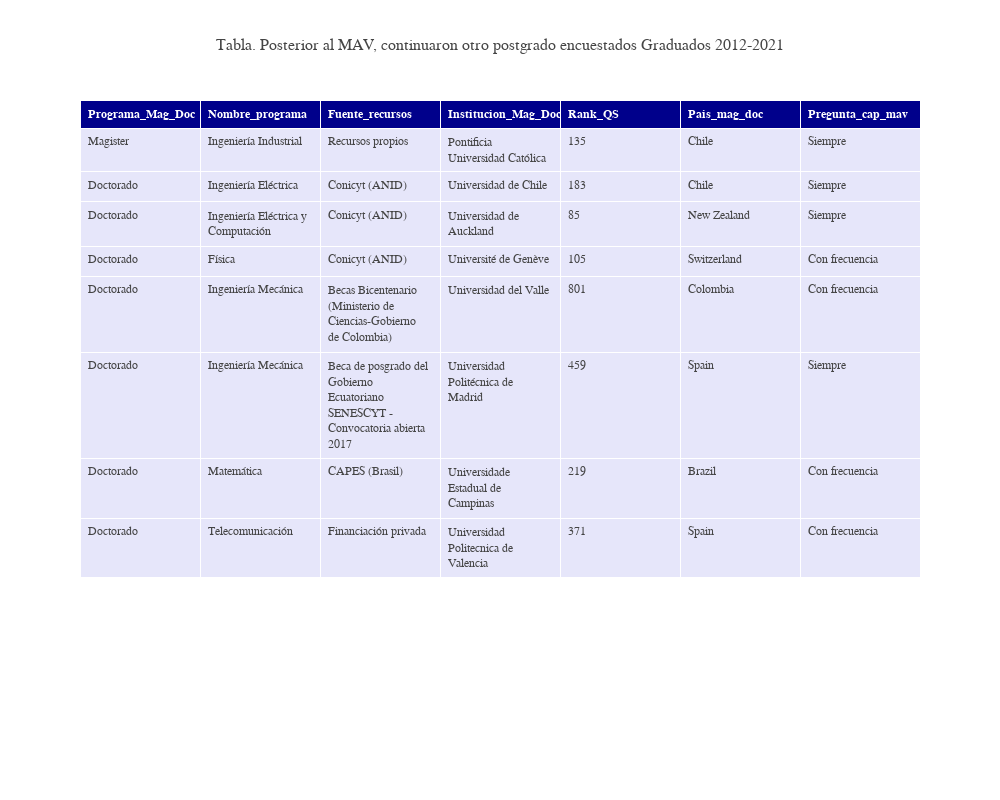

This figure's notebook cell:
### Code cell
large_rockwell_template = dict(
    layout=go.Layout(title_font=dict(family="Rockwell", size=16))
)

fig = go.Figure(data=[go.Table(
    header=dict(values=list('<b>' + df_egresados_subset_columns.columns + '</b>'),
    fill_color='darkblue', 
    align='left', font=dict(
        family="Rockwell", color='white', size=12), height=20),
    cells=dict(values=[df_egresados_subset_columns.Programa_Mag_Doc, 
                       df_egresados_subset_columns.Nombre_programa, 
                       df_egresados_subset_columns.Fuente_recursos, 
                       df_egresados_subset_columns.Institucion_Mag_Doc,
                       df_egresados_subset_columns.Rank_QS,
                       df_egresados_subset_columns.Pais_mag_doc,
                       df_egresados_subset_columns.Pregunta_cap_mav],
    fill_color='lavender',
    align='left', font=dict(
        family="Rockwell", size=12), height=30))
    ])
fig.update_layout(width=1000, height=800)    

fig.update_layout(title="Tabla. Posterior al MAV, continuaron otro postgrado encuestados Graduados 2012-2021",
                  template=large_rockwell_template)

fig.show()

### Figure 1 — Plotly figure (JSON) as saved in the notebook; plotly's stock layout.template omitted (floating-point values rounded to 4 significant figures)
{"data": [{"cells": {"align": "left", "fill": {"color": "lavender"}, "font": {"family": "Rockwell", "size": 12}, "height": 30, "values": [["Magister", "Doctorado", "Doctorado", "Doctorado", "Doctorado", "Doctorado", "Doctorado", "Doctorado"], ["Ingeniería Industrial", "Ingeniería Eléctrica", "Ingeniería Eléctrica y Computación", "Física", "Ingeniería Mecánica", "Ingeniería Mecánica", "Matemática", "Telecomunicación"], ["Recursos propios", "Conicyt (ANID)", "Conicyt (ANID)", "Conicyt (ANID)", "Becas Bicentenario (Ministerio de Ciencias-Gobierno de Colombia)", "Beca de posgrado del Gobierno Ecuatoriano SENESCYT - Convocatoria abierta 2017", "CAPES (Brasil)", "Financiación privada"], ["Pontificia Universidad Católica", "Universidad de Chile", "Universidad de Auckland", "Université de Genève", "Universidad del Valle ", "Universidad Politécnica de Madrid", "Universidade Estadual de Campinas", "Universidad Politecnica de Valencia"], [135, 183, 85, 105, 801, 459, 219, 371], ["Chile", "Chile", "New Zealand", "Switzerland", "Colombia", "Spain", "Brazil", "Spain"], ["Siempre", "Siempre", "Siempre", "Con frecuencia", "Con frecuencia", "Siempre", "Con frecuencia", "Con frecuencia"]]}, "header": {"align": "left", "fill": {"color": "darkblue"}, "font": {"color": "white", "family": "Rockwell", "size": 12}, "height": 20, "values": ["<b>Programa_Mag_Doc</b>", "<b>Nombre_programa</b>", "<b>Fuente_recursos</b>", "<b>Institucion_Mag_Doc</b>", "<b>Rank_QS</b>", "<b>Pais_mag_doc</b>", "<b>Pregunta_cap_mav</b>"]}, "type": "table"}], "layout": {"height": 800, "title": {"text": "Tabla. Posterior al MAV, continuaron otro postgrado encuestados Graduados 2012-2021"}, "width": 1000}}
